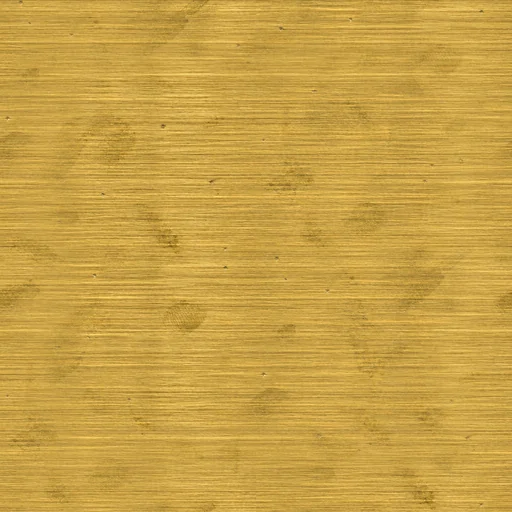
#> input picture img/3d/latao-cor.webp, 512 x 512 px, given in place of pintura-hf.png, which was not available
$ python process_hf.py ../../img/3d ../../img/3d/latao-normal.webp
#> lines starting #> are read from the running program, lines starting #| are printed output that depends on the picture; pictures that were not available may be replaced by others from this repository, and a replacement may not be noted
"""Transforma as texturas do Higgsfield (GPT Image 2.5) em mapas para o three.js.
- deixa cada imagem tileável (mistura com a cópia deslocada em meio tile)
- cor: pintura/latão (sRGB)
- normal e rugosidade derivados por passa-alta da luminância
- desgaste grande (pé e ombro) vira um mapa de oclusão separado (pintura-ao.jpg)
"""
import numpy as np
from PIL import Image, ImageFilter
import sys

SRC, OUT = sys.argv[1], sys.argv[2]


def seamless(a):
    h, w = a.shape[:2]
#> h = 2048; w = 2048
    b = np.roll(np.roll(a, h // 2, 0), w // 2, 1)
    y = np.minimum(np.arange(h), h - 1 - np.arange(h)) / (h / 2)
    x = np.minimum(np.arange(w), w - 1 - np.arange(w)) / (w / 2)
    m = np.minimum(y[:, None], x[None, :])
    m = np.clip(m / 0.35, 0, 1) ** 1.5  # borda: 100% da cópia deslocada; centro: original
    return a * m[..., None] + b * (1 - m[..., None]) if a.ndim == 3 else a * m + b * (1 - m)


def blur_wrap(a, r):
    """Desfoque gaussiano periódico (FFT): a borda do tile continua do outro lado."""
    h, w = a.shape
    fy = np.fft.fftfreq(h)[:, None]; fx = np.fft.fftfreq(w)[None, :]
    g = np.exp(-(fx ** 2 + fy ** 2) * (2 * np.pi * r) ** 2 / 2)
    return np.real(np.fft.ifft2(np.fft.fft2(a) * g))


def normal(hm, s):
    gx = (np.roll(hm, -1, 1) - np.roll(hm, 1, 1)) / 2
    gy = (np.roll(hm, -1, 0) - np.roll(hm, 1, 0)) / 2
    n = np.stack([-gx * s, gy * s, np.ones_like(hm)], -1)
    n /= np.linalg.norm(n, axis=-1, keepdims=True)
    return Image.fromarray(((n * .5 + .5) * 255).clip(0, 255).astype(np.uint8))


def lum(a):
    return a[..., 0] * .2126 + a[..., 1] * .7152 + a[..., 2] * .0722


def run(name, size, target_rgb, rough_base, rough_gain, nstr, normal_size):
    a = np.asarray(Image.open(f'{SRC}/{name}-hf.png').convert('RGB').resize((size, size), Image.LANCZOS), np.float32)
    a = seamless(a)
    # equilibra a média com a cor da norma, mantendo a variação da foto
    # ganho único na luminância: mantém o tom da foto e as lascas continuam cinza
    a = a * (lum(np.array(target_rgb, np.float32)[None, None]) / lum(a).mean())[..., None].squeeze()
    # tira a variação de baixa frequência do tile (era ela que marcava faixas na repetição); o desgaste grande vem do aoMap
    for ch in range(3):
        a[..., ch] = a[..., ch] - blur_wrap(a[..., ch], 48) + a[..., ch].mean()
    Image.fromarray(a.clip(0, 255).astype(np.uint8)).resize((normal_size, normal_size), Image.LANCZOS).save(f'{OUT}/{name}-cor.webp', quality=86, method=6)
    L = lum(a) / 255.0
    hp = L - blur_wrap(L, 6)            # detalhe fino (casca de laranja, riscos, marcas de torno)
    hp_s = hp / (hp.std() + 1e-6)
    # riscos e lascas são mais claros que o entorno → mais ásperos e levemente fundos
    scratch = np.clip(hp_s - 1.2, 0, None)
    rough = rough_base + rough_gain * np.clip(scratch / 3, 0, 1) + 0.02 * hp_s
    R = Image.fromarray((np.dstack([np.zeros_like(rough), rough, np.zeros_like(rough)]) * 255).clip(0, 255).astype(np.uint8))
    R.resize((normal_size // 2, normal_size // 2), Image.LANCZOS).save(f'{OUT}/{name}-rug.jpg', quality=85)
    hm = -hp_s * 0.6
    f = hm.shape[0] // normal_size
#> f = 2
    small = hm.reshape(normal_size, f, normal_size, f).mean((1, 3)) * (1.0 if f == 1 else 1.4)
    normal(small, nstr).save(f'{OUT}/{name}-normal.webp', quality=82, method=6)


run('pintura', 2048, (0x15, 0x6C, 0x3F), 0.30, 0.38, 0.55, 1024)
run('latao', 1024, (0xC9, 0xA1, 0x4E), 0.24, 0.30, 0.45, 512)
#> call 2 of run, with name = 'latao', size = 1024, target_rgb = (201, 161, 78), rough_base = 0.24, rough_gain = 0.3, nstr = 0.45, normal_size = 512
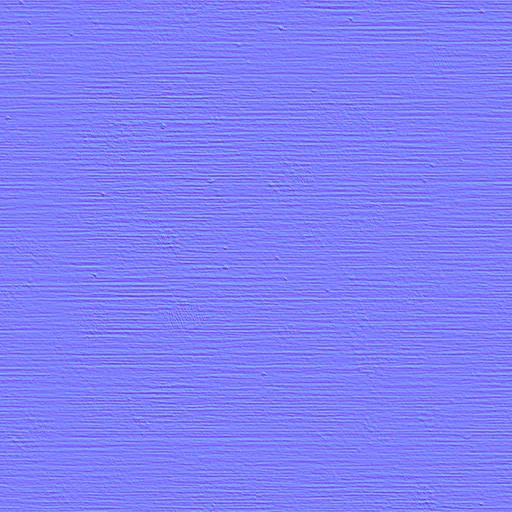
#> input picture img/3d/latao-normal.webp, 512 x 512 px, given in place of latao-hf.png, which was not available
#> in run (call 2), `scratch = np.clip(hp_s - 1.2, 0, None)`:
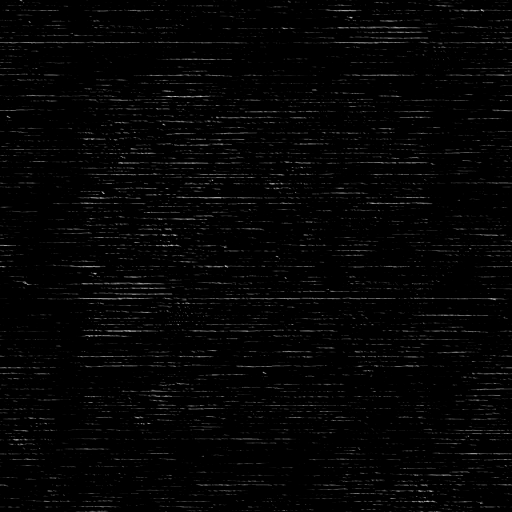
#> scratch: shape (1024, 1024) float64 (shown at 1/2 size); min 0, max 2.93, mean 0.055; drawn with min black and max white
#> in run (call 2), `rough = rough_base + rough_gain * np.clip(scratch / 3, 0, 1) + 0.02 * ..`:
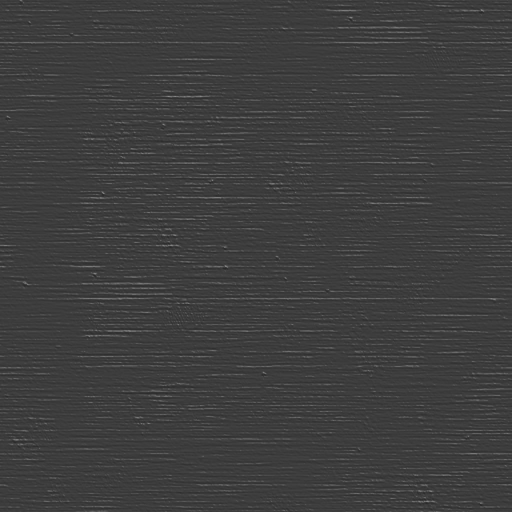
#> rough: shape (1024, 1024) float64 (shown at 1/2 size); min 0.144, max 0.616, mean 0.245
#> in run (call 2), `R.resize((normal_size // 2, normal_size // 2), Image.LANCZOS).save(f'{..`:
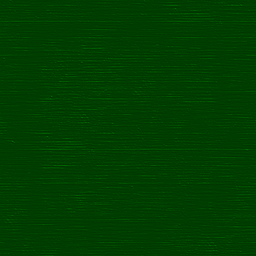
#> saved as latao-rug.jpg: PIL image 256x256 RGB; mean R, G, B 0, 62.1, 0
#> call 2 of normal, with s = 0.45
#> in normal (call 2), `gy = (np.roll(hm, -1, 0) - np.roll(hm, 1, 0)) / 2`:
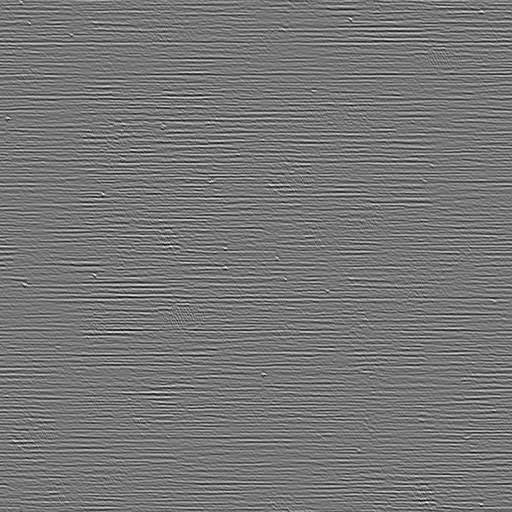
#> gy: shape (512, 512) float64; min -2.73, max 3.12, mean 1.19e-18; drawn with min black and max white
#> in normal (call 2), `n = np.stack([-gx * s, gy * s, np.ones_like(hm)], -1)`:
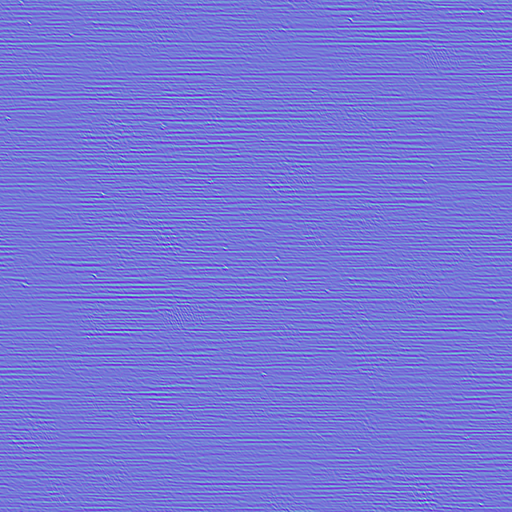
#> n: shape (512, 512, 3) float64; mean of channels 0, 1, 2 5.52e-20, -4.14e-18, 1; drawn with min black and max white
#> in normal (call 2), `return Image.fromarray(((n * .5 + .5) * 255).clip(0, 255).astype(np.ui..`:
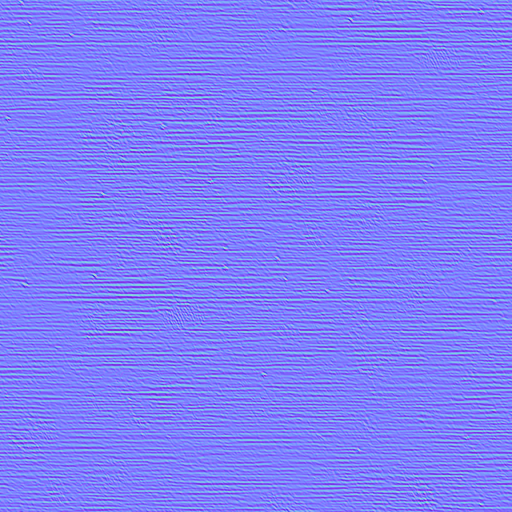
#> returned value: PIL image 512x512 RGB; mean R, G, B 127, 127, 248.8

# oclusão/sujeira em grande escala (o antigo pintura-cor procedural, só a luminância relativa)
old = np.asarray(Image.open(f'{OUT}/pintura-cor.proc.jpg').convert('L'), np.float32)
ao = old / np.percentile(old, 70)
Image.fromarray((ao.clip(0, 1) * 255).astype(np.uint8)).resize((512, 928), Image.LANCZOS).save(f'{OUT}/pintura-ao.jpg', quality=85)
print('ok')
